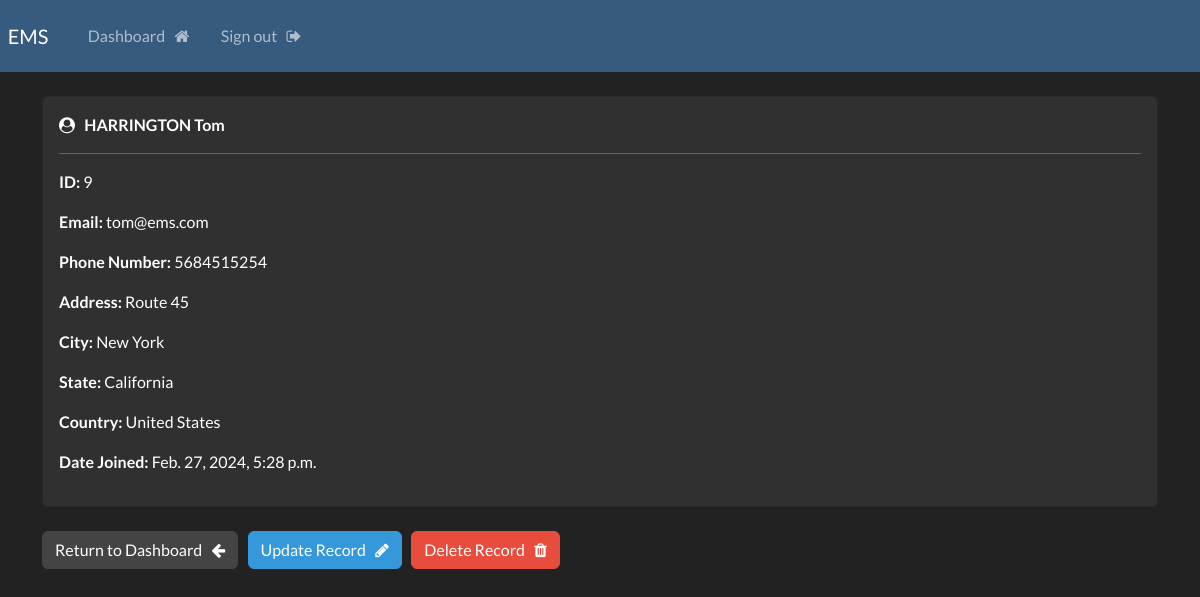
/record/9 (signed in), run on the app's committed database.
### webapp/models.py (models this page shows, shortened)
class Record(models.Model):
    creation_date = models.DateTimeField(auto_now_add=True)
    first_name = models.CharField(max_length=100)
    last_name = models.CharField(max_length=100)
    email = models.CharField(max_length=255)
    phone = models.CharField(max_length=10)
    address = models.CharField(max_length=300)
    city = models.CharField(max_length=50)
    state = models.CharField(max_length=100)
    country = models.CharField(max_length=100)

### webapp/views.py (the view)
# urls.py: path('record/<int:pk>', views.singular_record, name="record"),
@login_required(login_url='my-login')
def singular_record(request, pk):
    all_records = Record.objects.get(id=pk)
    context = {'record':all_records}
    return render(request, 'webapp/view-record.html', context=context)

### webapp/templates/webapp/view-record.html (shortened to what this page needs)
{% extends 'webapp/base.html' %}
{% block content %}
    <div class="card">
        <div class="card-body">
            <i class="fa fa-user-circle" aria-hidden="true"></i> &nbsp;
            <strong>
                {{record.last_name|upper}}
                {{record.first_name}}
            </strong>
            <hr>
                <p> <strong> ID: </strong> {{record.id}} </p>
                <p> <strong> Email: </strong> {{record.email}} </p>
                <p> <strong> Phone Number: </strong> {{record.phone}} </p>
                <p> <strong> Address: </strong> {{record.address}} </p>
                <p> <strong> City: </strong> {{record.city}} </p>
                <p> <strong> State: </strong> {{record.state}} </p>
                <p> <strong> Country: </strong> {{record.country}} </p>
                <p> <strong> Date Joined: </strong> {{record.creation_date}} </p>
        </div>
    </div>
    <br>
    <a href="{% url 'dashboard' %}" class="btn btn-secondary"> Return to Dashboard &nbsp; <i class="fa fa-arrow-left" aria-hidden="true"></i></a>
    <a href="{% url 'update-record' record.id %}" class="btn btn-info"> Update Record &nbsp; <i class="fa fa-pencil" aria-hidden="true"></i> </a>
    <a href="{% url 'delete-record' record.id %}" class="btn btn-danger"> Delete Record &nbsp; <i class="fa fa-trash" aria-hidden="true"></i> </a>
{% endblock %}

### data on the page
Record: last_name "HARRINGTON", first_name "Tom", id "9", email "tom@ems.com", phone "5684515254", address "Route 45", city "New York", state "California", country "United States", creation_date "Feb. 27, 2024, 5:28 p.m."
